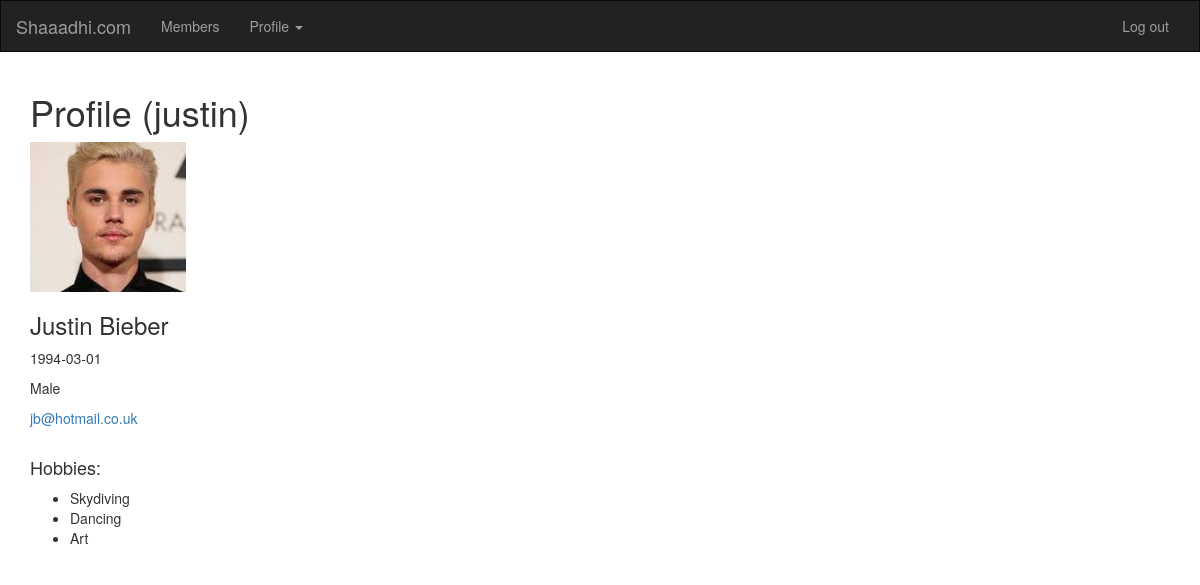
Page /profile/11/ (signed in) on the committed database.
### mainapp/models.py (models this page shows, shortened)
class Profile(models.Model):
    GENDERS = (
        ("Male", "Male"),
        ("Female", "Female"),
    )
    user = models.OneToOneField(
        to=User,
        blank=True,
        null=True,
        on_delete=models.CASCADE
    )
    gender = models.CharField(max_length=8, choices=GENDERS)
    dob = models.CharField(max_length=10, default='')
    image = models.ImageField(upload_to='profile_images', blank=True)
    hobbies = models.ManyToManyField(Hobby, blank=True)

class Hobby(models.Model):
    HOBBY_CHOICES = (
        ("Art", "Art"),
        ("Dancing", "Dancing"),
        ("Fishing", "Fishing"),
        ("Photography", "Photography"),
        ("Reading", "Reading"),
        ("Skydiving", "Skydiving"),
        ("Swimming", "Swimming"),
    )
    name = models.CharField(max_length=50, default='')
    def __str__(self):
        return self.name

### mainapp/views.py (the view)
# urls.py: path('profile/', views.profile, name='profile'),
@login_required
def profile(request, pk=None):
    if pk: user = User.objects.get(pk=pk)
    else: user = request.user
    context = {
        'appname': appname,
        'user': user
    }
    return render(request, 'mainapp/profile.html', context)

### mainapp/templates/mainapp/profile.html
{% extends "mainapp/base.html" %}
{% load static %}
{% block content %}
<h1>Profile ({{ user }})</h1>
{% if user.profile.image %}
	<a href='{{user.profile.image.url}}'>
		<img id='profile-img' height=150 src='{{user.profile.image.url}}' alt='Profile image'/>
	</a>
{% else %}
	<img id='profile-img' height=150 src="{% static 'mainapp/profile-image.jpg' %}" alt='Profile image'/>
{% endif %}
<h3>{{ user.first_name }} {{ user.last_name }}</h3>
<p>{{ user.profile.dob }}</p>
<p>{{ user.profile.gender }}</p>
<a href='mailto:{{ user.email }}'>{{ user.email }}</a>
<br><br>
{% if user.profile.hobbies.all.count > 0 %}
	<h4>Hobbies:</h4>
	<ul>
		{% for hobby in user.profile.hobbies.all %}
			<li>{{ hobby }}</li>
		{% endfor %}
	</ul>
{% endif %}
{% endblock %}

### mainapp/static/mainapp/styles.css (style rules this page uses)
img { cursor: pointer; }

### rows in the picture
Hobby: name "Skydiving"
Hobby: name "Dancing"
Hobby: name "Art"

### other values in the picture
{{ user }} "justin"
{{ user.first_name }} "Justin"
{{ user.last_name }} "Bieber"
{{ user.profile.dob }} "1994-03-01"
{{ user.profile.gender }} "Male"
{{ user.email }} "jb@hotmail.co.uk"
